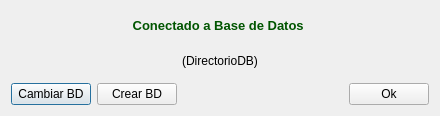
<?xml version="1.0" encoding="UTF-8"?>
<ui version="4.0">
 <class>DBLogin</class>
 <widget class="QDialog" name="DBLogin">
  <property name="geometry">
   <rect>
    <x>0</x>
    <y>0</y>
    <width>440</width>
    <height>116</height>
   </rect>
  </property>
  <property name="sizePolicy">
   <sizepolicy hsizetype="Fixed" vsizetype="Fixed">
    <horstretch>0</horstretch>
    <verstretch>0</verstretch>
   </sizepolicy>
  </property>
  <property name="windowTitle">
   <string>Dialog</string>
  </property>
  <layout class="QVBoxLayout" name="verticalLayout">
   <item>
    <layout class="QVBoxLayout" name="verticalLayout_2">
     <item>
      <widget class="QLabel" name="connectionStatus">
       <property name="text">
        <string>&lt;html&gt;&lt;head/&gt;&lt;body&gt;&lt;p align=&quot;center&quot;&gt;&lt;span style=&quot; font-size:10pt; font-weight:600; color:#005500;&quot;&gt;Conectado a Base de Datos &lt;/span&gt;&lt;/p&gt;&lt;/body&gt;&lt;/html&gt;</string>
       </property>
       <property name="alignment">
        <set>Qt::AlignCenter</set>
       </property>
      </widget>
     </item>
     <item>
      <widget class="QLabel" name="DBDirectory">
       <property name="enabled">
        <bool>true</bool>
       </property>
       <property name="text">
        <string>(DirectorioDB)</string>
       </property>
       <property name="alignment">
        <set>Qt::AlignCenter</set>
       </property>
      </widget>
     </item>
     <item>
      <spacer name="verticalSpacer_2">
       <property name="orientation">
        <enum>Qt::Vertical</enum>
       </property>
       <property name="sizeType">
        <enum>QSizePolicy::Fixed</enum>
       </property>
       <property name="sizeHint" stdset="0">
        <size>
         <width>20</width>
         <height>2</height>
        </size>
       </property>
      </spacer>
     </item>
     <item>
      <layout class="QHBoxLayout" name="horizontalLayout">
       <item>
        <widget class="QPushButton" name="changeDB">
         <property name="text">
          <string>Cambiar BD</string>
         </property>
        </widget>
       </item>
       <item>
        <widget class="QPushButton" name="createDB">
         <property name="text">
          <string>Crear BD</string>
         </property>
        </widget>
       </item>
       <item>
        <spacer name="horizontalSpacer">
         <property name="orientation">
          <enum>Qt::Horizontal</enum>
         </property>
         <property name="sizeHint" stdset="0">
          <size>
           <width>40</width>
           <height>20</height>
          </size>
         </property>
        </spacer>
       </item>
       <item>
        <widget class="QPushButton" name="Ok">
         <property name="text">
          <string>Ok</string>
         </property>
        </widget>
       </item>
      </layout>
     </item>
    </layout>
   </item>
  </layout>
 </widget>
 <tabstops>
  <tabstop>Ok</tabstop>
  <tabstop>changeDB</tabstop>
 </tabstops>
 <resources/>
 <connections/>
</ui>
